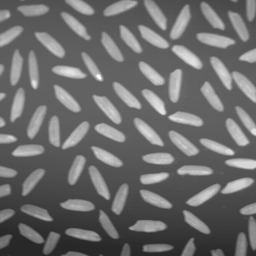
%> input picture CSE_LAB_4TH/401/exam_prep/6.remove noise using spatial filters/Gradient/rice.tif, 256 x 256 px
$ octave Gradient_Robert_Cross.m   (GNU Octave 9; MATLAB toolbox functions it lacks are replaced by stand-ins)
%> lines starting %> are read from the running program, lines starting %| are printed output that depends on the picture
%Gradinet image-167 by conv

clc;
clear all;
close all;
img=imread('rice.tif');
%> img is the input picture: size 256x256 uint8; min 40, max 255, mean 108.7

mx=[-1 0; 0 1];
my=[0 -1; 1 0];

mx=padarray(mx,[1 1]);
my=padarray(my,[1 1]);

h=conv2(double(img),double(mx));
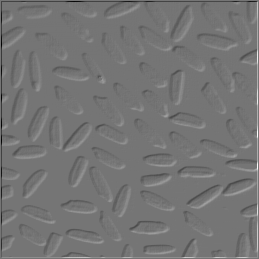
%> h: size 259x259 double; min -189, max 222, mean 0; drawn with min black and max white
v=conv2(double(img),double(my));
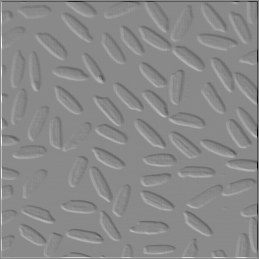
%> v: size 259x259 double; min -222, max 189, mean 0; drawn with min black and max white

g=sqrt(double(h).^2+double(v).^2);
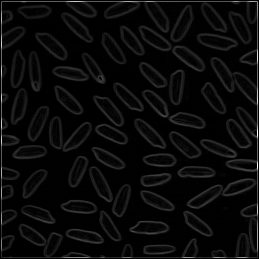
%> g: size 259x259 double; min 0, max 314, mean 12.8; drawn with min black and max white

subplot(2,2,1);
imshow(img);
title('Original image');
subplot(2,2,2);
imshow(uint8(h));
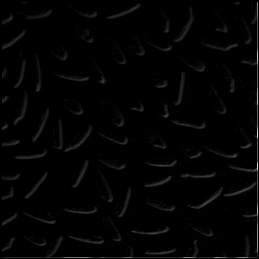
%> displayed picture: size 259x259, on the screen's scale of 0 to 255; min 0, max 222, mean 3.7
title('horizontal delp/delx');
subplot(2,2,3);
imshow(uint8(v));
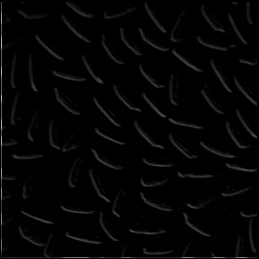
%> displayed picture: size 259x259, on the screen's scale of 0 to 255; min 0, max 189, mean 4.6
title('vertical delp/dely');
subplot(2,2,4);
imshow(uint8(g));
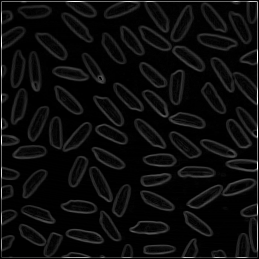
%> displayed picture: size 259x259, on the screen's scale of 0 to 255; min 0, max 255, mean 12.8
title('gradient image');
